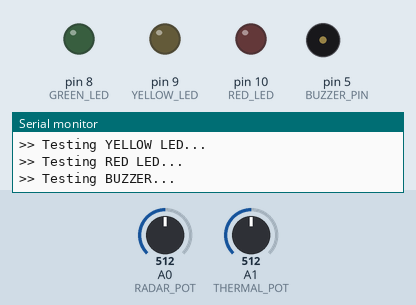
Simulated run of this sketch. Board: Arduino Uno, built with avr-gcc and run on an emulated ATmega328P. Shown: output pins drawn as LEDs (lit = HIGH), buzzer (waves = sounding), the last lines printed to the serial monitor. The test bench sets the inputs (shaded band); at power-on: A1 (THERMAL_POT) = 512, A0 (RADAR_POT) = 512.

Above: at 3.5 s.
At 6.2 s:
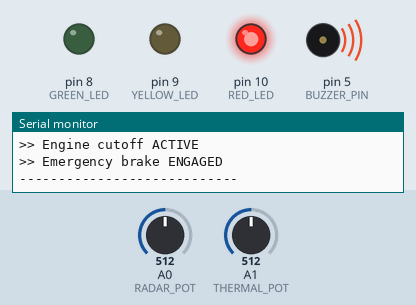
6.3 s: A1 (THERMAL_POT) set to 340
8.1 s: A1 (THERMAL_POT) set to 319
At 10.2 s:
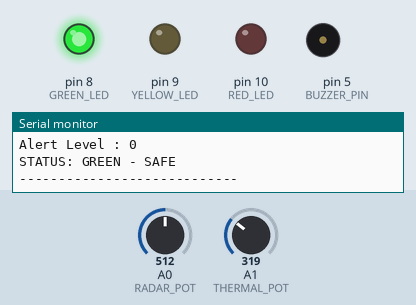
Timing chart, 0 to 11.7 s (numbered marks = the images above; inputs shaded):
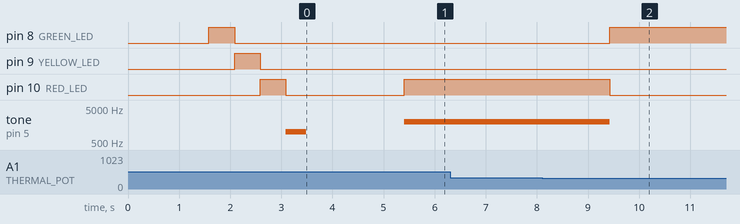

Measured:
- the behaviour switches between 331 and 330 on A1 (THERMAL_POT) (found by bisection; images 1 and 2)
- after the input at 8.1 s, pin 8 (GREEN_LED): LOW → HIGH after 1.3 s; pin 10 (RED_LED): HIGH → LOW after 1.3 s; tone on pin 5 (BUZZER_PIN): 2000 Hz → silent after 1.3 s

The sketch:

phase_1.ino
```cpp
// DVISS - PHASE 1
// Rishi Gauttam & Amit Singh Rawat
// Swami Rama Himalayan University
// Arduino Uno R3

// ---- PIN DEFINITIONS ----
#define RADAR_POT    A0
#define THERMAL_POT  A1
#define GREEN_LED    8
#define YELLOW_LED   9
#define RED_LED      10
#define BUZZER_PIN   5

// ---- THRESHOLDS ----
#define SAFE_DISTANCE      500
#define THERMAL_THRESHOLD  35

// ---- GLOBAL VARIABLES ----

float distance_cm    = 0;
float temperature_c  = 0;
bool  radar_detected    = false;
bool  thermal_verified  = false;
bool  fusion_confirmed  = false;
float ttc_seconds    = 0;
int   alert_level    = 0;
int   scan_cycle     = 0;

// ---- FORWARD DECLARATIONS ----
void readSensors();
void processFusion();
void calculateTTC();
void determineAlert();
void printReport();
void setOutputs();
void testStartup();

// SETUP

void setup() {

  // Start serial at 9600
  Serial.begin(9600);

  // Small wait for serial to connect
  delay(1000);

  // Set pin modes
  pinMode(GREEN_LED,  OUTPUT);
  pinMode(YELLOW_LED, OUTPUT);
  pinMode(RED_LED,    OUTPUT);
  pinMode(BUZZER_PIN, OUTPUT);

  // All outputs OFF
  digitalWrite(GREEN_LED,  LOW);
  digitalWrite(YELLOW_LED, LOW);
  digitalWrite(RED_LED,    LOW);
  noTone(BUZZER_PIN);

  // Run startup test
  testStartup();
}

// LOOP

void loop() {

  scan_cycle++;

  readSensors();
  processFusion();
  calculateTTC();
  determineAlert();
  printReport();
  setOutputs();

  delay(1000);
}

// FUNCTION 1: Read Sensors

void readSensors() {

  // Read raw ADC values from potentiometers
  int radar_raw   = analogRead(RADAR_POT);
  int thermal_raw = analogRead(THERMAL_POT);

  // Map to real-world values
  // Radar:   0-1023 mapped to 50-600 cm
  // Thermal: 0-1023 mapped to 15-80 Celsius
  distance_cm   = map(radar_raw,   0, 1023, 50,  600);
  temperature_c = map(thermal_raw, 0, 1023, 15,  80);
}

// FUNCTION 2: Sensor Fusion Logic

void processFusion() {

  // LAYER 1: Radar check
  // Object detected if within 500cm
  if (distance_cm < SAFE_DISTANCE) {
    radar_detected = true;
  } else {
    radar_detected = false;
  }

  // LAYER 2: Thermal check
  // Heat verified if above 35 Celsius
  if (temperature_c > THERMAL_THRESHOLD) {
    thermal_verified = true;
  } else {
    thermal_verified = false;
  }

  // FUSION GATE: Both must be true
  // Eliminates false positives
  if (radar_detected == true && thermal_verified == true) {
    fusion_confirmed = true;
  } else {
    fusion_confirmed = false;
  }
}


// FUNCTION 3: Time To Collision

void calculateTTC() {

  // Vehicle speed = 60 km/h = 16.67 m/s
  // TTC = distance in meters / speed
  float speed = 16.67;
  float dist_meters = distance_cm / 100.0;
  ttc_seconds = dist_meters / speed;
}
// FUNCTION 4: Determine Alert Level

void determineAlert() {

  if (fusion_confirmed == false) {
    // No verified threat
    alert_level = 0;

  } else if (ttc_seconds > 5.0) {
    // Threat far away
    alert_level = 1;

  } else if (ttc_seconds > 2.5) {
    // Threat getting close
    alert_level = 2;

  } else {
    // Imminent collision
    alert_level = 3;
  }
}


// FUNCTION 5: Print Report to Serial

void printReport() {

  Serial.println("----------------------------");
  Serial.print("CYCLE: ");
  Serial.println(scan_cycle);
  Serial.println("----------------------------");

  Serial.print("Distance    : ");
  Serial.print(distance_cm);
  Serial.println(" cm");

  Serial.print("Temperature : ");
  Serial.print(temperature_c);
  Serial.println(" C");

  Serial.println("----------------------------");

  Serial.print("Radar       : ");
  if (radar_detected) {
    Serial.println("DETECTED");
  } else {
    Serial.println("CLEAR");
  }

  Serial.print("Thermal     : ");
  if (thermal_verified) {
    Serial.println("HEAT VERIFIED");
  } else {
    Serial.println("COLD - Ignored");
  }

  Serial.print("Fusion Gate : ");
  if (fusion_confirmed) {
    Serial.println("THREAT CONFIRMED");
  } else {
    Serial.println("NO THREAT");
  }

  Serial.println("----------------------------");

  Serial.print("TTC         : ");
  Serial.print(ttc_seconds);
  Serial.println(" sec");

  Serial.print("Alert Level : ");
  Serial.println(alert_level);

  if (alert_level == 0) {
    Serial.println("STATUS: GREEN - SAFE");
  }
  if (alert_level == 1) {
    Serial.println("STATUS: YELLOW - CAUTION");
  }
  if (alert_level == 2) {
    Serial.println("STATUS: RED - DANGER");
  }
  if (alert_level == 3) {
    Serial.println("STATUS: RED - CRITICAL");
    Serial.println(">> Engine cutoff ACTIVE");
    Serial.println(">> Emergency brake ENGAGED");
  }

  Serial.println("----------------------------");
  Serial.println("");
}


// FUNCTION 6: Set Physical Outputs

void setOutputs() {

  // Turn everything OFF first
  digitalWrite(GREEN_LED,  LOW);
  digitalWrite(YELLOW_LED, LOW);
  digitalWrite(RED_LED,    LOW);
  noTone(BUZZER_PIN);

  // Level 0 = Green LED only
  if (alert_level == 0) {
    digitalWrite(GREEN_LED, HIGH);
  }

  // Level 1 = Yellow LED + low buzz
  if (alert_level == 1) {
    digitalWrite(YELLOW_LED, HIGH);
    tone(BUZZER_PIN, 500);
  }

  // Level 2 = Red LED + medium buzz
  if (alert_level == 2) {
    digitalWrite(RED_LED, HIGH);
    tone(BUZZER_PIN, 1000);
  }

  // Level 3 = Red LED + high buzz
  if (alert_level == 3) {
    digitalWrite(RED_LED, HIGH);
    tone(BUZZER_PIN, 2000);
  }
}


// FUNCTION 7: Startup Test Sequence

void testStartup() {

  Serial.println("============================");
  Serial.println("  DVISS SYSTEM STARTING");
  Serial.println("  Rishi Gauttam");
  Serial.println("  Amit Singh Rawat");
  Serial.println("  SRHU - BTech AI & ML");
  Serial.println("============================");
  delay(500);

  Serial.println(">> Testing GREEN LED...");
  digitalWrite(GREEN_LED, HIGH);
  delay(500);
  digitalWrite(GREEN_LED, LOW);

  Serial.println(">> Testing YELLOW LED...");
  digitalWrite(YELLOW_LED, HIGH);
  delay(500);
  digitalWrite(YELLOW_LED, LOW);

  Serial.println(">> Testing RED LED...");
  digitalWrite(RED_LED, HIGH);
  delay(500);
  digitalWrite(RED_LED, LOW);

  Serial.println(">> Testing BUZZER...");
  tone(BUZZER_PIN, 1000);
  delay(400);
  noTone(BUZZER_PIN);

  delay(300);

  Serial.println("============================");
  Serial.println("  ALL SYSTEMS OK");
  Serial.println("============================");
  Serial.println("");
  Serial.println("INSTRUCTIONS:");
  Serial.println("Rotate POT on A0 = distance");
  Serial.println("Rotate POT on A1 = temperature");
  Serial.println("");
  Serial.println("ALERT LEVELS:");
  Serial.println("Level 0 = GREEN  = Safe");
  Serial.println("Level 1 = YELLOW = Caution");
  Serial.println("Level 2 = RED    = Danger");
  Serial.println("Level 3 = RED    = CRITICAL");
  Serial.println("");
  Serial.println(">> Scan starting now...");
  Serial.println("");
  delay(1000);
}


// END OF DVISS PHASE 1
```
